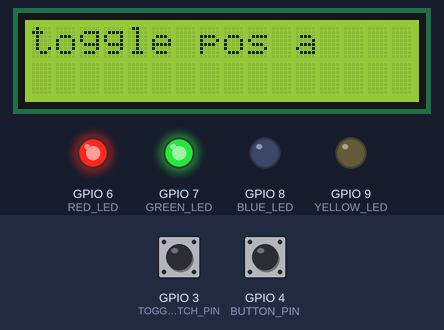
This sketch was run on a simulated ESP32-S2. Parts: 16×2 character LCD, output pins drawn as LEDs (lit = HIGH). The test bench sets the inputs (shaded band); at power-on: GPIO 3 (TOGGLE_SWITCH_PIN) HIGH, GPIO 4 (BUTTON_PIN) HIGH. Storage starts empty; what the sketch prints to the serial monitor is not drawn.

Above: at 4.2 s.
4.3 s: GPIO 3 (TOGGLE_SWITCH_PIN) pulled LOW for 2.1 s
At 6.0 s:
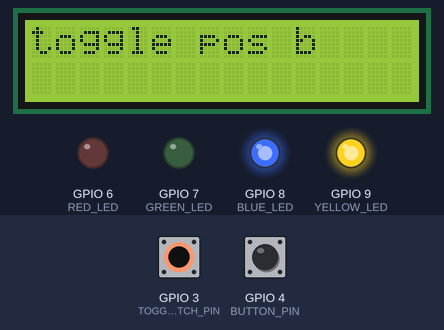
10.6 s: GPIO 4 (BUTTON_PIN) pulled LOW for 2.1 s
At 11.9 s:
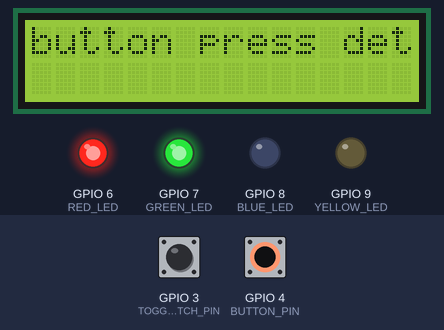
14.2 s: GPIO 3 (TOGGLE_SWITCH_PIN) driven LOW and GPIO 4 (BUTTON_PIN) driven LOW
At 19.6 s:
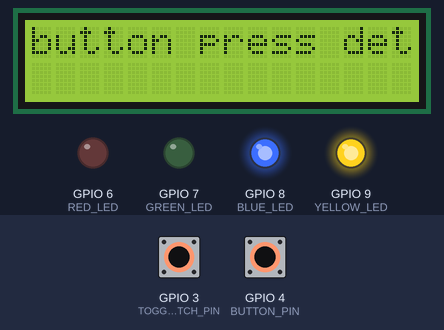
20.6 s: GPIO 3 (TOGGLE_SWITCH_PIN) driven HIGH
At 24.5 s:
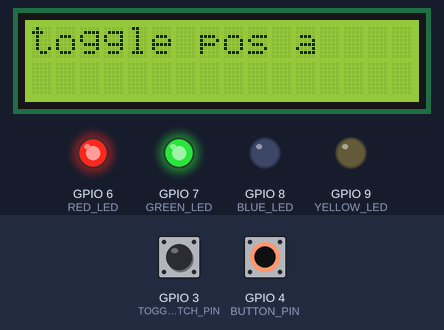
27.0 s: GPIO 3 (TOGGLE_SWITCH_PIN) driven LOW
At 30.0 s:
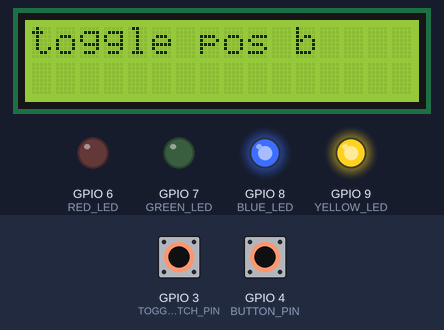
Timing chart, 0 to 31.5 s (numbered marks = the images above; inputs shaded):
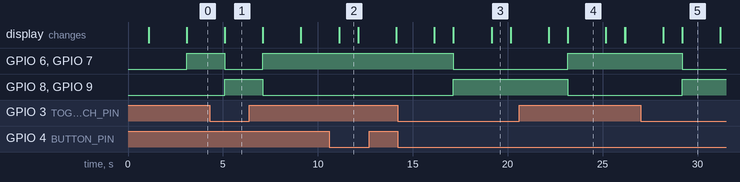

The sketch:

HWtestcode.ino
```cpp
//Changelog updated pin assignments to match color detector schematic v1.1 on 11/7 at 6:20p
//TODO add code to detect potentiometer and phototransistor

#include <LiquidCrystal.h>  // LCD library for text display
#include <SD_MMC.h>  // SD library to manage SD card read/write operations.


#define RED_LED 6 //ESP5
#define GREEN_LED 7 //ESP6  // Pin for Green LED output to indicate green color detection.
#define BLUE_LED 8 //ESP6
#define YELLOW_LED 9 //ESP21  // Pin for Yellow LED output to indicate yellow color detection.

#define BUTTON_PIN 4  //ESP2
#define TOGGLE_SWITCH_PIN 3 //ESP1

#define PHOTOTRANSISTOR_PIN 23 //ESP14_A1
#define POTENTIOMETER_PIN 24 //ESP10_A0

//assign ESP32 pins to LCD pins in order RS(4) E(6) D4(11) D5(12) D6(13) D7(14)
LiquidCrystal lcd(18,16,17,19,20,21);
//uc18->lcd4
//uc16->lcd6
//uc17->lcd11
//uc19->lcd12
//uc20->lcd13
//uc21->lcd14

void setup()//called automagically cuz arduino
{
  Serial.begin(9600);//baud rate must match serial terminal dummy
    lcd.begin(16, 2);

  if (!SD_MMC.begin()) {
    Serial.println("SD Card Mount Failed");
    lcd.print("SD Card Error");
    delay(2000);
    lcd.clear();
    return;  // Stop setup if SD card initialization fails
  }

  Serial.println("SD Card Initialized");
  lcd.print("Hello!");
  delay(1000);
  lcd.clear();

	pinMode(BUTTON_PIN, INPUT_PULLUP);
	pinMode(TOGGLE_SWITCH_PIN, INPUT_PULLUP);
	pinMode(POTENTIOMETER_PIN, INPUT);
	pinMode(PHOTOTRANSISTOR_PIN, INPUT);
	pinMode(YELLOW_LED, OUTPUT);
	pinMode(GREEN_LED, OUTPUT);
	pinMode(RED_LED, OUTPUT);
	pinMode(BLUE_LED, OUTPUT);


  if (digitalRead(TOGGLE_SWITCH_PIN)) {
    lcd.clear();
    lcd.print("Training Mode");
    delay(2000);  // Show mode for 2 seconds
    lcd.clear();
  } else {
        lcd.clear();
        lcd.print("Sampling Mode");
        delay(2000);  // Show mode for 2 seconds
        lcd.clear();
  }
}

void loop()
{
    // Check and update the mode (training or sampling) based on the toggle switch
  if (digitalRead(TOGGLE_SWITCH_PIN))
    {
      digitalWrite(RED_LED, HIGH);
      digitalWrite(GREEN_LED, HIGH);
      digitalWrite(BLUE_LED, LOW);
      digitalWrite(YELLOW_LED, LOW);

      lcd.clear();
      lcd.print("toggle pos a");
      delay(2000);  // Show mode for 2 seconds
      lcd.clear();
    } else {
      digitalWrite(RED_LED, LOW);
      digitalWrite(GREEN_LED, LOW);
      digitalWrite(BLUE_LED, HIGH);
      digitalWrite(YELLOW_LED, HIGH);

      lcd.clear();
      lcd.print("toggle pos b");
      delay(2000);  // Show mode for 2 seconds
      lcd.clear();
  }


  if (!digitalRead(BUTTON_PIN))
  {
    lcd.clear();
    lcd.print("button press detected");
    delay(1000);  // Show confirmation for 1 second
    lcd.clear();
  }
}
```

Measured:
- after the input at 4.3 s, GPIO 6 (RED_LED), GPIO 7 (GREEN_LED): HIGH → LOW after 0.80 s, → HIGH 2.0 s later; GPIO 8 (BLUE_LED), GPIO 9 (YELLOW_LED): LOW → HIGH after 0.80 s, → LOW 2.0 s later; the display: first differs from a run without the input after 0.80 s (image 1)
- after the input at 10.6 s, the display: changes after 0.52 s (image 2)
- after the input at 14.2 s, GPIO 6 (RED_LED), GPIO 7 (GREEN_LED): HIGH → LOW after 2.9 s; GPIO 8 (BLUE_LED), GPIO 9 (YELLOW_LED): LOW → HIGH after 2.9 s; the display: changes after 1.9 s (image 3)
- after the input at 20.6 s, GPIO 6 (RED_LED), GPIO 7 (GREEN_LED): LOW → HIGH after 2.6 s; GPIO 8 (BLUE_LED), GPIO 9 (YELLOW_LED): HIGH → LOW after 2.6 s; the display: first differs from a run without the input after 2.6 s (image 4)
- after the input at 27.0 s, GPIO 6 (RED_LED), GPIO 7 (GREEN_LED): HIGH → LOW after 2.2 s; GPIO 8 (BLUE_LED), GPIO 9 (YELLOW_LED): LOW → HIGH after 2.2 s; the display: first differs from a run without the input after 2.2 s (image 5)
- what the display in image 2 shows lasts 1.0 s, from 11.1 s to 12.1 s
- what the display in image 4 shows lasts 2.0 s, from 23.2 s to 25.2 s
